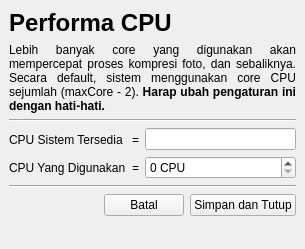
<?xml version="1.0" encoding="UTF-8"?>
<ui version="4.0">
 <class>MainWindow</class>
 <widget class="QMainWindow" name="MainWindow">
  <property name="geometry">
   <rect>
    <x>0</x>
    <y>0</y>
    <width>305</width>
    <height>249</height>
   </rect>
  </property>
  <property name="windowTitle">
   <string>MainWindow</string>
  </property>
  <widget class="QWidget" name="centralwidget">
   <layout class="QVBoxLayout" name="verticalLayout_4">
    <item>
     <widget class="QLabel" name="label">
      <property name="font">
       <font>
        <pointsize>18</pointsize>
        <bold>true</bold>
       </font>
      </property>
      <property name="text">
       <string>Performa CPU</string>
      </property>
     </widget>
    </item>
    <item>
     <widget class="QLabel" name="label_2">
      <property name="text">
       <string>&lt;html&gt;&lt;head/&gt;&lt;body&gt;&lt;p align=&quot;justify&quot;&gt;Lebih banyak core yang digunakan akan mempercepat proses kompresi foto, dan sebaliknya. Secara default, sistem menggunakan core CPU sejumlah (maxCore - 2). &lt;span style=&quot; font-weight:700;&quot;&gt;Harap ubah pengaturan ini dengan hati-hati.&lt;/span&gt;&lt;/p&gt;&lt;/body&gt;&lt;/html&gt;</string>
      </property>
      <property name="alignment">
       <set>Qt::AlignmentFlag::AlignLeading|Qt::AlignmentFlag::AlignLeft|Qt::AlignmentFlag::AlignTop</set>
      </property>
      <property name="wordWrap">
       <bool>true</bool>
      </property>
     </widget>
    </item>
    <item>
     <widget class="Line" name="line">
      <property name="orientation">
       <enum>Qt::Orientation::Horizontal</enum>
      </property>
     </widget>
    </item>
    <item>
     <layout class="QHBoxLayout" name="horizontalLayout_2">
      <item>
       <layout class="QVBoxLayout" name="verticalLayout_3">
        <item>
         <widget class="QLabel" name="label_3">
          <property name="text">
           <string>CPU Sistem Tersedia</string>
          </property>
         </widget>
        </item>
        <item>
         <widget class="QLabel" name="label_4">
          <property name="maximumSize">
           <size>
            <width>130</width>
            <height>16777215</height>
           </size>
          </property>
          <property name="text">
           <string>CPU Yang Digunakan</string>
          </property>
         </widget>
        </item>
       </layout>
      </item>
      <item>
       <layout class="QVBoxLayout" name="verticalLayout">
        <item>
         <widget class="QLabel" name="label_5">
          <property name="maximumSize">
           <size>
            <width>20</width>
            <height>16777215</height>
           </size>
          </property>
          <property name="text">
           <string>=</string>
          </property>
          <property name="alignment">
           <set>Qt::AlignmentFlag::AlignCenter</set>
          </property>
         </widget>
        </item>
        <item>
         <widget class="QLabel" name="label_6">
          <property name="maximumSize">
           <size>
            <width>20</width>
            <height>16777215</height>
           </size>
          </property>
          <property name="text">
           <string>=</string>
          </property>
          <property name="alignment">
           <set>Qt::AlignmentFlag::AlignCenter</set>
          </property>
         </widget>
        </item>
       </layout>
      </item>
      <item>
       <layout class="QVBoxLayout" name="verticalLayout_2">
        <item>
         <widget class="QLineEdit" name="cpuAvailable"/>
        </item>
        <item>
         <widget class="QSpinBox" name="userDefiniedCPU">
          <property name="suffix">
           <string> CPU</string>
          </property>
          <property name="prefix">
           <string/>
          </property>
         </widget>
        </item>
       </layout>
      </item>
     </layout>
    </item>
    <item>
     <widget class="Line" name="line_2">
      <property name="orientation">
       <enum>Qt::Orientation::Horizontal</enum>
      </property>
     </widget>
    </item>
    <item>
     <layout class="QHBoxLayout" name="horizontalLayout">
      <item>
       <spacer name="horizontalSpacer">
        <property name="orientation">
         <enum>Qt::Orientation::Horizontal</enum>
        </property>
        <property name="sizeHint" stdset="0">
         <size>
          <width>40</width>
          <height>20</height>
         </size>
        </property>
       </spacer>
      </item>
      <item>
       <widget class="QPushButton" name="batal">
        <property name="text">
         <string>Batal</string>
        </property>
       </widget>
      </item>
      <item>
       <widget class="QPushButton" name="simpan">
        <property name="text">
         <string>Simpan dan Tutup</string>
        </property>
       </widget>
      </item>
     </layout>
    </item>
    <item>
     <spacer name="verticalSpacer">
      <property name="orientation">
       <enum>Qt::Orientation::Vertical</enum>
      </property>
      <property name="sizeHint" stdset="0">
       <size>
        <width>20</width>
        <height>4</height>
       </size>
      </property>
     </spacer>
    </item>
   </layout>
  </widget>
 </widget>
 <resources/>
 <connections/>
</ui>
